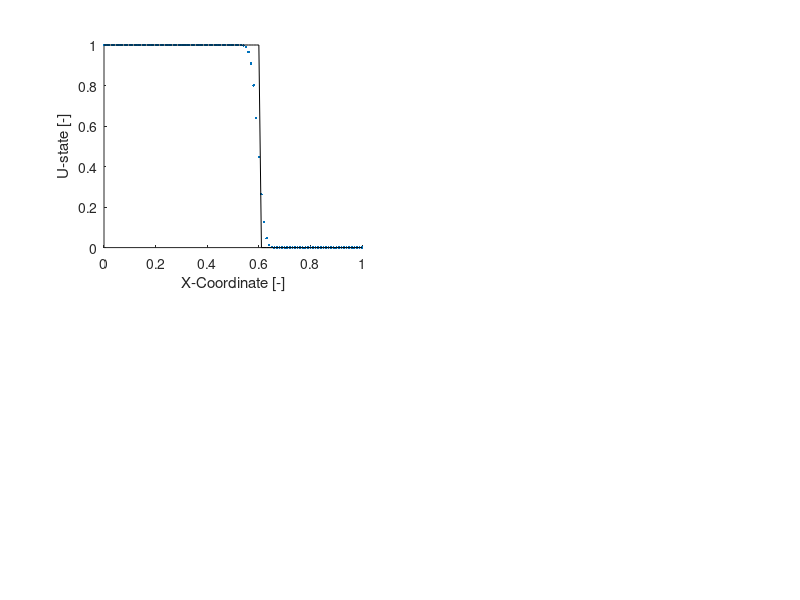

Write the MATLAB code that produced this figure. (Note: this script raises an error after producing the figure.)
%% Linear 1D Advection equation
% Routine for solving the following PDE
%
%    du/dx + a du/dt = 0
%
% Using the following scheemes:
%
% 1. One-sided Upwind
% 2. Lax-Friedrichs
% 3. Lax-Wendroff
% 4. Beam-Warming
%
clc; clear; close all; 
%% Parameters
cfl   = 0.6; % CFL = a*dt/dx
tend  = 0.2; % End time
a     = 0.5; % Scalar wave speed 

%% Domain Discretization
dx = 0.01; 
dt = cfl/abs(a)*dx;
x  = 0:dx:1;
t  = 0:dt:tend;

%% Initial Condition
n   = length(x);
u_0 = zeros(1,n);
u_0(1:floor(n/2)) = 1; u_0(floor(n/2)+1:n) = 0;
u_next = zeros(1,n);

%% 1. One-Sided Upwind
u_upwind = u_0;
for k = t
    for j = 2:n-1
    u_next(j) = u_upwind(j) - cfl*(u_upwind(j)-u_upwind(j-1));
    end
    u_upwind = u_next;
    % BC
    u_upwind(1) = u_next(2);
    u_upwind(n) = u_next(n-1);
end
u_next = zeros(1,n);

%% 2. Lax-Friedrichs
u_LF = u_0;
for k = t
    for j = 2:n-1
    u_next(j) = 1/2*(u_LF(j-1)+u_LF(j+1)) - 1/2*cfl*(u_LF(j+1)-u_LF(j-1));
    end
    u_LF = u_next;
    % BC
    u_LF(1) = u_next(2);
    u_LF(n) = u_next(n-1);
end 
u_next = zeros(1,n);

%% 3. Lax-Wendroff
u_LW = u_0;
for k = t
    for j = 2:n-1
    u_next(j) = u_LW(j) - 1/2*cfl*(u_LW(j+1)-u_LW(j-1)) + ...
        1/2*(cfl^2)*(u_LW(j+1)-2*u_LW(j)+u_LW(j-1));
    end
    u_LW = u_next;
    % BC
    u_LW(1) = u_next(2);
    u_LW(n) = u_next(n-1);
end
u_next = zeros(1,n);

%% 4. Beam-Warming
u_BW = u_0;
for k = t
    for j = 3:n
    u_next(j) = u_BW(j) - 1/2*cfl*(3*u_BW(j)-4*u_BW(j-1)+u_BW(j-2)) + ...
        1/2*(cfl^2)*(u_BW(j)-2*u_BW(j-1)+u_BW(j-2));
    end
    u_BW = u_next;
    % BC
    u_BW(1) = u_next(3);
    u_BW(2) = u_next(3);
end

%% Exact Solution
x_exact = 0.5 + a*tend;
u_exact = zeros(1,n);
for j = 1:n
    if x(j) <= x_exact
    u_exact(j) = 1;
    else
    u_exact(j) = 0;
    end
end

%% Make a comparative Plot
offset = 0.05;
subplot(221); 
hold on
plot(x,u_upwind,'.'); plot(x,u_exact,'k'); xlabel('X-Coordinate [-]'); ylabel('U-state [-]'); yLim([-0.5,1.5]); title 'One-Sided Upwind'; 
hold off
subplot(222); 
hold on
plot(x,u_LF,'.'); plot(x,u_exact,'k'); xlabel('X-Coordinate [-]'); ylabel('U-state [-]'); yLim([-0.5,1.5]); title 'Lax-Friedrichs';
hold off
subplot(223);
hold on
plot(x,u_LW,'.'); plot(x,u_exact,'k'); xlabel('X-Coordinate [-]'); ylabel('U-state [-]'); yLim([-0.5,1.5]); title 'Lax-wendroff';
hold off
subplot(224); 
hold on
plot(x,u_BW,'.'); plot(x,u_exact,'k'); xlabel('X-Coordinate [-]'); ylabel('U-state [-]'); yLim([-0.5,1.5]); title 'Beam-Warming';
hold off